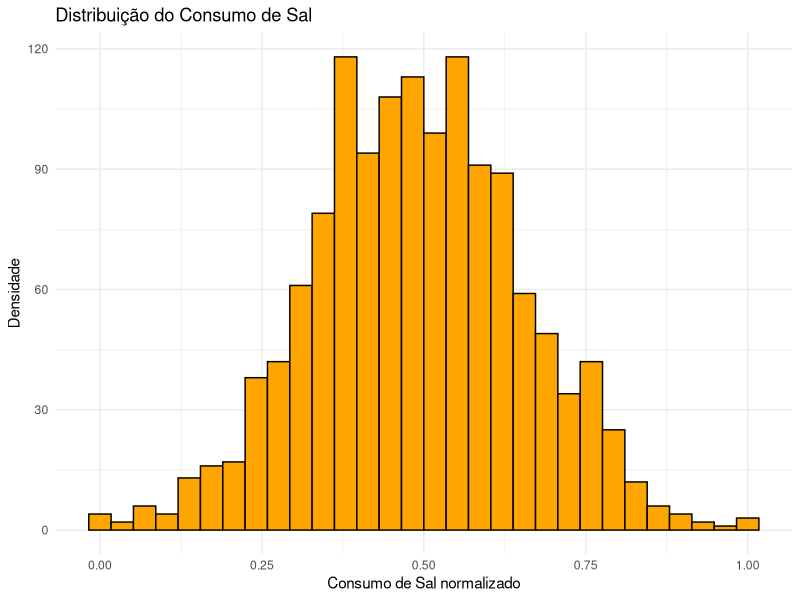
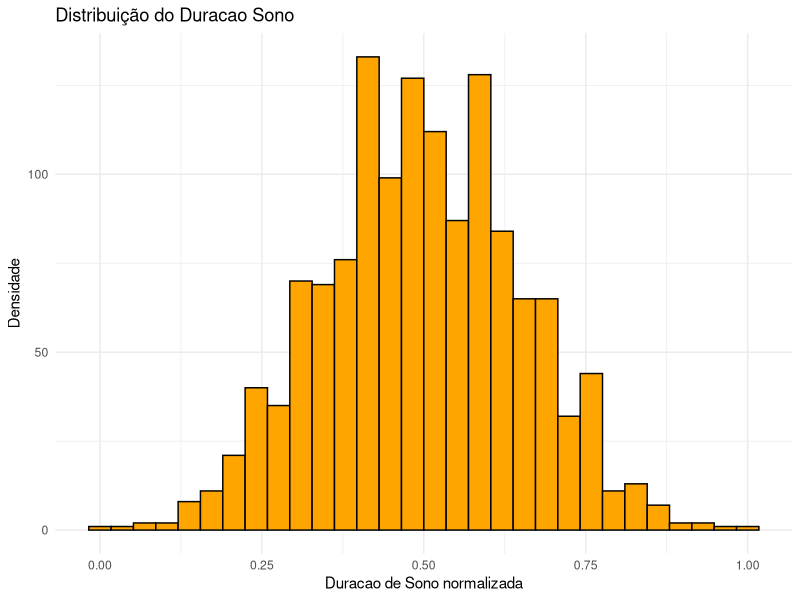
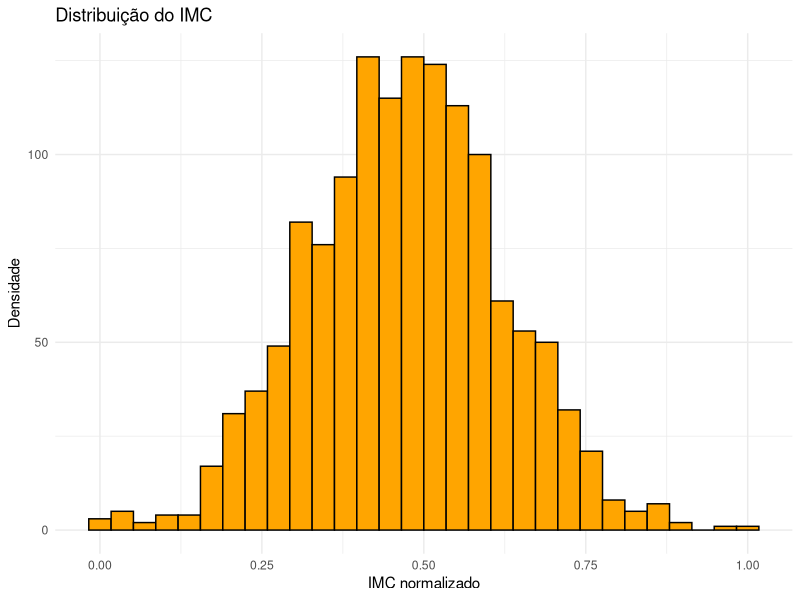
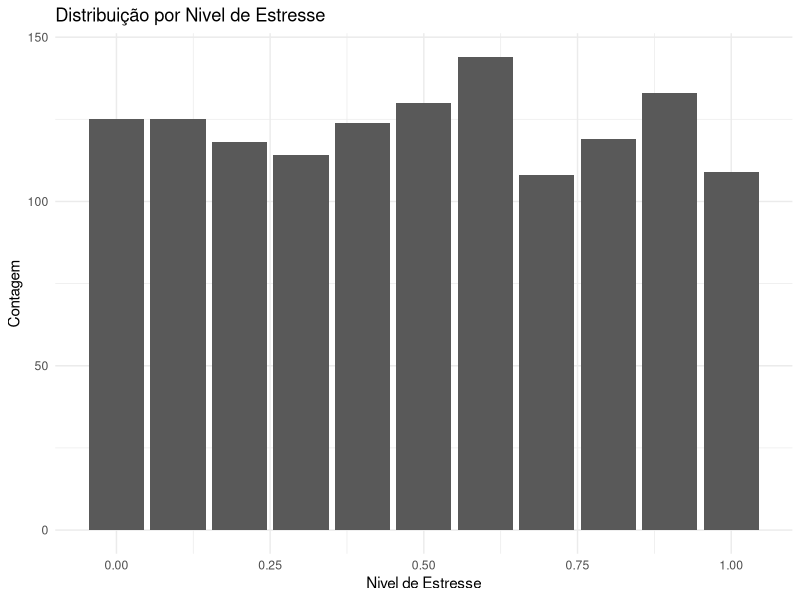
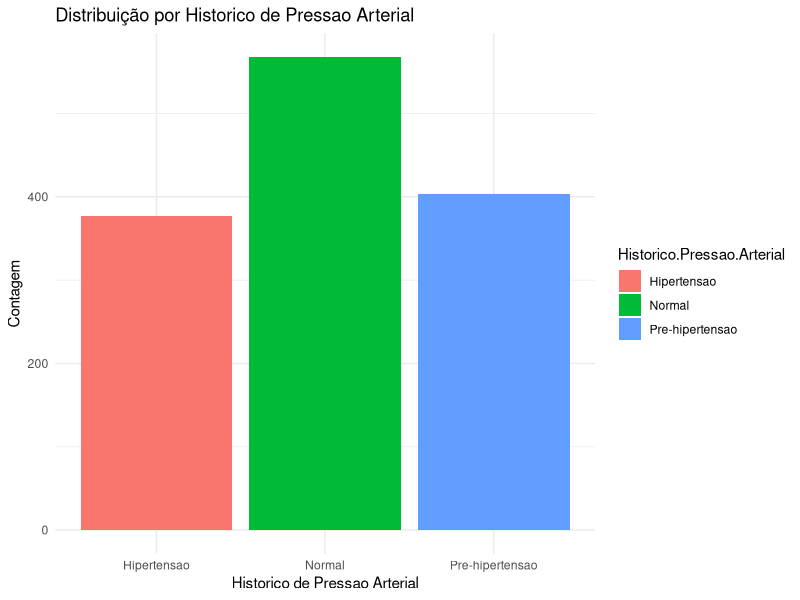
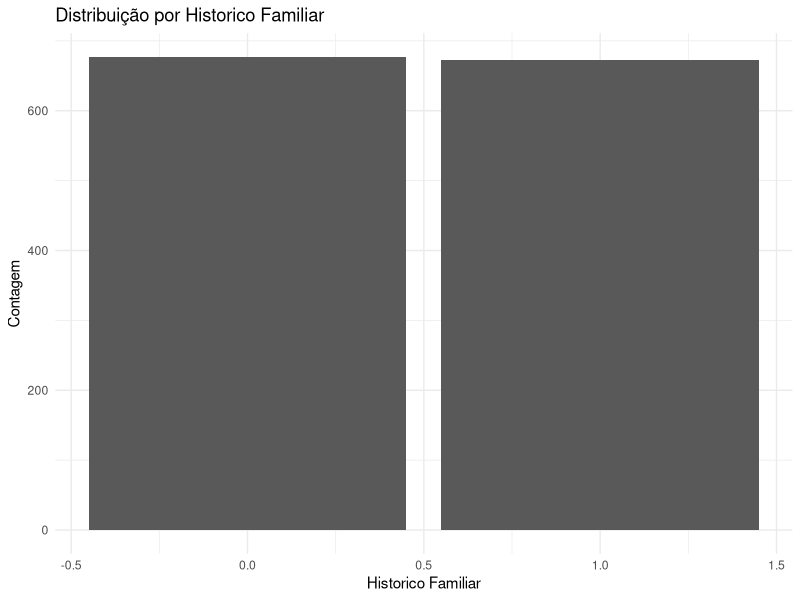
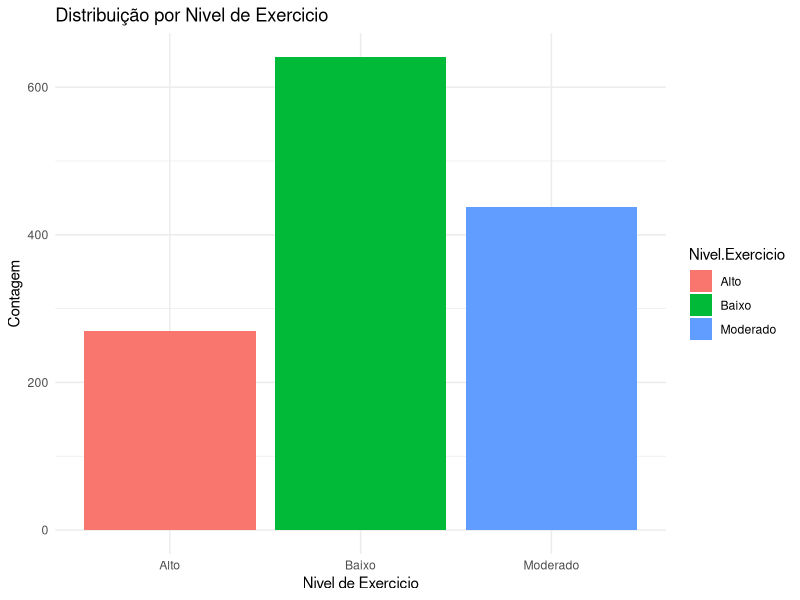
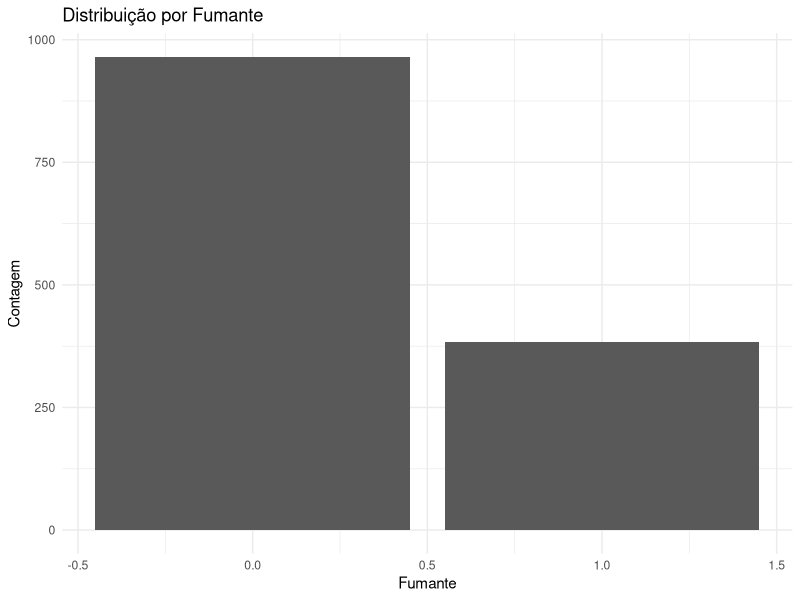

Source code (R) for these figures, in order:
## ---- chunk 1

knitr::opts_chunk$set(
  echo    = TRUE,   # Exibir código nos chunks
  error   = FALSE,  # Ocultar mensagens de erro
  message = FALSE,  # Ocultar mensagens informativas
  warning = FALSE,  # Ocultar avisos
  tidy    = FALSE   # Não reformatar automaticamente o código
)

options(digits = 4) # Definição do número de casas decimais padrão
## ---- chunk 2
# A funcao abaixo auxilia na escrita dos modelos polinomiais. 
# Parametros:
# "real_feature_names": conjunto de features continuas que sera considerado na
#                        criacao do modelo polinomial.
#
# "categorical_feature_names": conjunto de features categoricas que sera 
#                               considerado na  criacao do modelo polinomial. Se
#                                voces desejarem um modelo sem variaveis categoricas
#                               basta nao passar nenhum valor para este parametro
#                               na chamada da funcao
# "target": nome da variável target de interesse
# "degree": numero inteiro que indica ate qual grau polinomial as features continuas
#           em "real_feature_names" serao elevadas. 
#
# A funcao retorna a hipotese ja definida para realizar o treinamento do modelo. 
# Uma ilustracao de uma funcao similar aparece no Ex02.R na linha 490

getHypothesis <- function(real_feature_names, categorical_feature_names=F, target="Has_Hypertension", degree=3){
    
    hypothesis_string <- paste("hypothesis <- formula(", target, " ~ ")
    for(d in 1:degree){
        for(i in 1:length(real_feature_names)){
            hypothesis_string <- paste(hypothesis_string, 
                                       "I(", real_feature_names[i], "^", d, ") + ",
                                       sep = "")
        }
    }
    
    if(typeof(categorical_feature_names) != "logical"){
        for(i in 1:length(categorical_feature_names)){
            hypothesis_string <- paste(hypothesis_string, 
                                       categorical_feature_names[i], " + ",
                                       sep = "")
        } 
    }
    
    
    hypothesis_string <- substr(hypothesis_string, 1, nchar(hypothesis_string)-3)
    hypothesis_string <- paste(hypothesis_string, ")")
    hypothesis <- eval(parse(text=hypothesis_string))
    return(hypothesis)
}
## ---- chunk 3
getLoss <- function(y_true, y_pred){
  y_pred_n <- y_pred[y_true == 0]
  y_pred_p <- y_pred[y_true == 1]
  
  countN <- length(y_pred_n)
  countP <- length(y_pred_p)
  
  eps <- 1e-9  # Constante pequena para estabilidade numérica

  totalLossN <- sum(-log2(1 - y_pred_n + eps))
  
  totalLossP <- sum(-log2(y_pred_p + eps))
  
  avgLossN <- totalLossN / countN
  avgLossP <- totalLossP / countP

  avgLossTotal <- (avgLossN + avgLossP) / 2

  return(c(LossN = avgLossN, LossP = avgLossP, AverageLoss = avgLossTotal))
}
## ---- chunk 4
getRelativeConfusionMatrix <- function(cm){
    cm_absolute = t(cm$table)
    
    cm_relative = cm_absolute
    
    cm_relative[1,1] = cm_absolute[1,1]/sum(cm_absolute[1,])
    cm_relative[1,2] = cm_absolute[1,2]/sum(cm_absolute[1,])
    cm_relative[2,1] = cm_absolute[2,1]/sum(cm_absolute[2,])
    cm_relative[2,2] = cm_absolute[2,2]/sum(cm_absolute[2,])
    
    return(cm_relative)  
}
## ---- chunk 5
calculateMetrics <- function(cm) {
  # Extrai TN, FP, FN, TP da matriz de confusão
  cm <- t(cm)
  
  # Assumindo a estrutura:
  #           Prediction
  # Reference   0     1
  #         0   TN    FP
  #         1   FN    TP
  
  TN <- cm[1, 1]
  FP <- cm[1, 2]
  FN <- cm[2, 1]  
  TP <- cm[2, 2]  
  
  precision <- if (TP + FP == 0) 0 else TP / (TP + FP)
  recall    <- if (TP + FN == 0) 0 else TP / (TP + FN)
  f1        <- if (precision + recall == 0) 0 else (2 * precision * recall) / (precision + recall)
  bal_acc   <- ( (TN / (TN + FP)) + (TP / (TP + FN)) ) / 2
  
  return(c(Precision = precision, Recall = recall, F1 = f1, BalAcc = bal_acc))
}

## Exemplo de uso
# cm <- confusionMatrix(data = as.factor(valPred), reference = as.factor(ValSet$target), positive='1')
# metrics <- calculateMetrics(cm$table)
## ---- chunk 6
# Adicione as bibliotecas necessárias
#library(...)
# install.packages("vcd")
# install.packages("glmnet")
library(ggplot2)
library(vcd)
library(glmnet)
library(caret)
library(corrplot)
library(rpart)        # Árvore de decisão
library(randomForest) # Random Forest
library(reshape2) 

set.seed(42)
## ---- chunk 7
# Carregue o conjunto de dados
dados_treino <- read.csv("T02_train_set.csv")
dados_validacao <- read.csv("T02_valid_set.csv")

# Sumário da base
paste("O dataframe de TREINO possui",nrow(dados_treino),"registros",sep=" ")
paste("summary TREINO:")
summary(dados_treino)

if (any(is.na(dados_treino))) {
  cat("Aviso: Existem valores ausentes no conjunto de validação.\n")
} else {
  cat("Nenhum valor ausente encontrado no conjunto de validação.\n")
}

paste("O dataframe de VALIDAÇÃO possui",nrow(dados_validacao),"registros",sep=" ")
paste("summary VALIDAÇÃO:")
summary(dados_validacao)

if (any(is.na(dados_validacao))) {
  cat("Aviso: Existem valores ausentes no conjunto de validação.\n")
} else {
  cat("Nenhum valor ausente encontrado no conjunto de validação.\n")
}

# Avaliando dados presentes no data set
# class(dados_treino$Consumo.Sal)
# class(dados_treino$Nivel.de.Estresse)
# class(dados_treino$Historico.Pressao.Arterial)
# class(dados_treino$IMC)
# class(dados_treino$Historico.Familiar)
# class(dados_treino$Nivel.Exercicio)
# class(dados_treino$Fumante)
# class(dados_treino$Risco.Hipertensao)
# 
 # head(dados_treino)
# 
# head(dados_validacao)
# 
# class(dados_validacao$Consumo.Sal)
# class(dados_validacao$Nivel.de.Estresse)
# class(dados_validacao$Historico.Pressao.Arterial)
# class(dados_validacao$IMC)
# class(dados_validacao$Historico.Familiar)
# class(dados_validacao$Nivel.Exercicio)
# class(dados_validacao$Fumante)
# class(dados_validacao$Risco.Hipertensao)
# 
# head(dados_validacao)


# Normalização
# Aplicando normalização min-max
treino_normalizado <- dados_treino
validacao_normalizado <- dados_validacao
cols <- c(1, 2, 4, 5)  # índices das colunas numericas que vamos normalizar

min_features <- apply(treino_normalizado[, cols], 2, min)
max_features <- apply(treino_normalizado[, cols], 2, max)
diff         <- max_features - min_features

treino_normalizado[, cols] <- sweep(treino_normalizado[, cols], 2, min_features, "-")
treino_normalizado[, cols] <- sweep(treino_normalizado[, cols], 2, diff, "/")

validacao_normalizado[, cols] <- sweep(validacao_normalizado[, cols], 2, min_features, "-")
validacao_normalizado[, cols] <- sweep(validacao_normalizado[, cols], 2, diff, "/")

summary(validacao_normalizado)

## ---- chunk 8
# Histograma do Consumo de Sal normalizado
ggplot(treino_normalizado, aes(x = Consumo.Sal)) +
  geom_histogram(fill = "orange", color = "black") +
  theme_minimal() +
  labs(title = "Distribuição do Consumo de Sal",
       x = "Consumo de Sal normalizado", y = "Densidade")

# Histograma da Duracao de Sono normalizad
ggplot(treino_normalizado, aes(x = Duracao.Sono)) +
  geom_histogram(fill = "orange", color = "black") +
  theme_minimal() +
  labs(title = "Distribuição do Duracao Sono", x = "Duracao de Sono normalizada", y = "Densidade")

# Histograma do duração do IMC normalizado
ggplot(treino_normalizado, aes(x = IMC)) +
  geom_histogram(fill = "orange", color = "black") +
  theme_minimal() +
  labs(title = "Distribuição do IMC",
       x = "IMC normalizado", y = "Densidade")

# Contagem de ocorrencias por Nivel de Estresse
ggplot(treino_normalizado, aes(x = Nivel.de.Estresse, fill = Nivel.de.Estresse)) +
  geom_bar() +
  theme_minimal() +
  labs(title = "Distribuição por Nivel de Estresse", x = "Nivel de Estresse", y = "Contagem")

# Contagem de ocorrencias por Historico de Pressao Arterial
ggplot(treino_normalizado, aes(x = Historico.Pressao.Arterial, fill = Historico.Pressao.Arterial)) +
  geom_bar() +
  theme_minimal() +
  labs(title = "Distribuição por Historico de Pressao Arterial", x = "Historico de Pressao Arterial", y = "Contagem")

# Contagem de ocorrencias por Historico Familiar
ggplot(treino_normalizado, aes(x = Historico.Familiar, fill = Historico.Familiar)) +
  geom_bar() +
  theme_minimal() +
  labs(title = "Distribuição por Historico Familiar", x = "Historico Familiar", y = "Contagem")

# Contagem de ocorrencias por Nivel de Exercicio
ggplot(treino_normalizado, aes(x = Nivel.Exercicio, fill = Nivel.Exercicio)) +
  geom_bar() +
  theme_minimal() +
  labs(title = "Distribuição por Nivel de Exercicio", x = "Nivel de Exercicio", y = "Contagem")

# Contagem de ocorrencias por Fumante
ggplot(treino_normalizado, aes(x = Fumante, fill = Fumante)) +
  geom_bar() +
  theme_minimal() +
  labs(title = "Distribuição por Fumante", x = "Fumante", y = "Contagem")

ggplot(treino_normalizado, aes(x = Risco.Hipertensao, fill = Risco.Hipertensao)) +
  geom_bar() +
  theme_minimal() +
  labs(title = "Distribuição por Risco.Hipertensao", x = "Risco.Hipertensao", y = "Contagem")
## ---- chunk 9
# Histograma do Consumo de Sal normalizado
ggplot(validacao_normalizado, aes(x = Consumo.Sal)) +
  geom_histogram(fill = "orange", color = "black") +
  theme_minimal() +
  labs(title = "Distribuição do Consumo de Sal",
       x = "Consumo de Sal normalizado", y = "Densidade")

# Histograma da Duracao de Sono normalizad
ggplot(validacao_normalizado, aes(x = Duracao.Sono)) +
  geom_histogram(fill = "orange", color = "black") +
  theme_minimal() +
  labs(title = "Distribuição do Duracao Sono", x = "Duracao de Sono normalizada", y = "Densidade")

# Histograma do duração do IMC normalizado
ggplot(validacao_normalizado, aes(x = IMC)) +
  geom_histogram(fill = "orange", color = "black") +
  theme_minimal() +
  labs(title = "Distribuição do IMC",
       x = "IMC normalizado", y = "Densidade")

# Contagem de ocorrencias por Nivel de Estresse
ggplot(validacao_normalizado, aes(x = Nivel.de.Estresse, fill = Nivel.de.Estresse)) +
  geom_bar() +
  theme_minimal() +
  labs(title = "Distribuição por Nivel de Estresse", x = "Nivel de Estresse", y = "Contagem")

# Contagem de ocorrencias por Historico de Pressao Arterial
ggplot(validacao_normalizado, aes(x = Historico.Pressao.Arterial, fill = Historico.Pressao.Arterial)) +
  geom_bar() +
  theme_minimal() +
  labs(title = "Distribuição por Historico de Pressao Arterial", x = "Historico de Pressao Arterial", y = "Contagem")

# Contagem de ocorrencias por Historico Familiar
ggplot(validacao_normalizado, aes(x = Historico.Familiar, fill = Historico.Familiar)) +
  geom_bar() +
  theme_minimal() +
  labs(title = "Distribuição por Historico Familiar", x = "Historico Familiar", y = "Contagem")

# Contagem de ocorrencias por Nivel de Exercicio
ggplot(validacao_normalizado, aes(x = Nivel.Exercicio, fill = Nivel.Exercicio)) +
  geom_bar() +
  theme_minimal() +
  labs(title = "Distribuição por Nivel de Exercicio", x = "Nivel de Exercicio", y = "Contagem")

# Contagem de ocorrencias por Fumante
ggplot(validacao_normalizado, aes(x = Fumante, fill = Fumante)) +
  geom_bar() +
  theme_minimal() +
  labs(title = "Distribuição por Fumante", x = "Fumante", y = "Contagem")

ggplot(validacao_normalizado, aes(x = Risco.Hipertensao, fill = Risco.Hipertensao)) +
  geom_bar() +
  theme_minimal() +
  labs(title = "Distribuição por Risco.Hipertensao", x = "Risco.Hipertensao", y = "Contagem")

## ---- chunk 10
# One hot encoding para conjunto de TREINO

dados_para_encoding_treino <- treino_normalizado

dados_para_encoding_treino$Historico.Pressao.Arterial <- as.factor(dados_para_encoding_treino$Historico.Pressao.Arterial)
one_hot <- model.matrix(~ Historico.Pressao.Arterial - 1, data = dados_para_encoding_treino)
dados_para_encoding_treino <- cbind(dados_para_encoding_treino, one_hot)
dados_para_encoding_treino$Historico.Pressao.Arterial <- NULL
colnames(dados_para_encoding_treino) <- gsub("-", "_", colnames(dados_para_encoding_treino))

dados_para_encoding_treino$Nivel.Exercicio <- as.factor(dados_para_encoding_treino$Nivel.Exercicio)
one_hot <- model.matrix(~ Nivel.Exercicio - 1, data = dados_para_encoding_treino)
dados_para_encoding_treino <- cbind(dados_para_encoding_treino, one_hot)
dados_para_encoding_treino$Nivel.Exercicio <- NULL
colnames(dados_para_encoding_treino) <- gsub("-", "_", colnames(dados_para_encoding_treino))

# One hot encoding para conjunto de VALIDAÇÃO

dados_para_encoding_validacao <- validacao_normalizado

dados_para_encoding_validacao$Historico.Pressao.Arterial <- as.factor(dados_para_encoding_validacao$Historico.Pressao.Arterial)
one_hot <- model.matrix(~ Historico.Pressao.Arterial - 1, data = dados_para_encoding_validacao)
dados_para_encoding_validacao <- cbind(dados_para_encoding_validacao, one_hot)
dados_para_encoding_validacao$Historico.Pressao.Arterial <- NULL
colnames(dados_para_encoding_validacao) <- gsub("-", "_", colnames(dados_para_encoding_validacao))

dados_para_encoding_validacao$Nivel.Exercicio <- as.factor(dados_para_encoding_validacao$Nivel.Exercicio)
one_hot <- model.matrix(~ Nivel.Exercicio - 1, data = dados_para_encoding_validacao)
dados_para_encoding_validacao <- cbind(dados_para_encoding_validacao, one_hot)
dados_para_encoding_validacao$Nivel.Exercicio <- NULL
colnames(dados_para_encoding_validacao) <- gsub("-", "_", colnames(dados_para_encoding_validacao))
## ---- chunk 11
train_data <- dados_para_encoding_treino
valid_data <- dados_para_encoding_validacao
# nome da coluna que você quer mandar para o fim
coluna <- "Risco.Hipertensao"

# reordenando colunas, de forma que feature de interesse seja a ultima
train_data <- train_data[, c(setdiff(names(train_data), coluna), coluna)]
feature_names <- colnames(train_data)[1:(ncol(train_data) - 1)]

valid_data <- valid_data[, c(setdiff(names(valid_data), coluna), coluna)]

features_continuas <- c("Consumo.Sal", "Duracao.Sono", "IMC")
features_categoricas <- c(
  "Historico.Familiar",
  "Fumante",
  "Nivel.de.Estresse",
  
  "Historico.Pressao.ArterialHipertensao",
  "Historico.Pressao.ArterialNormal",
  "Historico.Pressao.ArterialPre_hipertensao",
  
  "Nivel.ExercicioBaixo",
  "Nivel.ExercicioModerado",
  "Nivel.ExercicioAlto"
)
hypothesis <- getHypothesis(features_continuas, features_categoricas, target = "Risco.Hipertensao", 1)
hypothesis

# Treinamento    
model <- glmnet(train_data[,1:12], train_data$Risco.Hipertensao, family = "binomial", standardize=FALSE, maxit=1e+05, alpha=0, lambda=1e-6)

# Avaliação do Modelo
x_train <- model.matrix(hypothesis, data=train_data)
y_train <- train_data$class

x_valid <- model.matrix(hypothesis, data=valid_data)
y_valid <- valid_data$class

train_pred <- predict(model, newx=x_train[,1:12], type="response")
valid_pred <- predict(model, newx=x_valid[,1:12], type="response")

# De acordo com Threshold = 0.5, atribui valor previsto como verdadeiro ou falso 
train_class_pred <- train_pred
train_class_pred[train_pred >= 0.5] <- 1
train_class_pred[train_pred < 0.5]  <- 0

valid_class_pred <- valid_pred
valid_class_pred[valid_pred >= 0.5] <- 1
valid_class_pred[valid_pred < 0.5]  <- 0

# gera o Loss para as bases de treino e validação
train_losses <- getLoss(train_data$Risco.Hipertensao, train_class_pred)
valid_losses <- getLoss(valid_data$Risco.Hipertensao, valid_class_pred)

cat("Train\n")
print(train_losses)

cat("Valid\n")
print(valid_losses)

# gera matriz de confusão para dados de treino e validação
train_cm <- confusionMatrix(data = as.factor(train_class_pred), reference = as.factor(train_data$Risco.Hipertensao), positive='1')
valid_cm <- confusionMatrix(data = as.factor(valid_class_pred), reference = as.factor(valid_data$Risco.Hipertensao), positive='1')

# Calculando as métricas para o conjunto de treino
train_metrics = calculateMetrics(train_cm$table)

# Calculando as métricas para o conjunto de validação
valid_metrics = calculateMetrics(valid_cm$table)

# Organizando os resultados em um dataframe
results_baseline <- data.frame(
  Train  = train_metrics,
  Valid  = valid_metrics
)

# Formatando os resultados para melhor leitura
results_baseline$Train <- as.numeric(results_baseline$Train)
results_baseline$Valid <- as.numeric(results_baseline$Valid)

# Evitando notação científica na exibição dos resultados
results_baseline$Train <- format(results_baseline$Train, scientific = FALSE)
results_baseline$Valid <- format(results_baseline$Valid, scientific = FALSE)

# Exibindo os resultados
results_baseline
## ---- chunk 12
# Calculando a matriz de correlação
matriz_correlacao <- cor(train_data[,1:5][ , 1:(ncol(train_data[,1:5]) - 1)])

# Ajusta o tamanho do texto para todos os elementos do gráfico
par(cex = 0.8)            

# Plota a matriz de correlação diretamente
corrplot(matriz_correlacao, 
         method = "color", 
         type = "upper",
         addCoef.col = "black", 
         tl.col = "black", 
         tl.srt = 45,           # ângulo dos labels
         number.cex = 0.8)      # tamanho do texto dos coeficientes


## ---- chunk 13
# Instalar o pacote se ainda não tiver
# install.packages("vcd")

categoricas <- dados_treino[, c("Fumante", "Nivel.Exercicio", "Nivel.de.Estresse", "Historico.Familiar","Historico.Pressao.Arterial","Risco.Hipertensao")]

# Função para calcular Cramér's V entre duas variáveis
cramers_v <- function(x, y) {
  tbl <- table(x, y)
  assocstats(tbl)$cramer
}

# Matriz de Cramér's V
matriz_cramer <- outer(1:ncol(categoricas), 1:ncol(categoricas), 
                       Vectorize(function(i,j) cramers_v(categoricas[,i], categoricas[,j])))
colnames(matriz_cramer) <- colnames(categoricas)
rownames(matriz_cramer) <- colnames(categoricas)

matriz_cramer

## ---- chunk 14
# Hipóteses alternativas - polinomial
hypothesis_grau1 <- getHypothesis(features_continuas, features_categoricas, target = "Risco.Hipertensao",1)
hypothesis_grau1

hypothesis_grau2 <- getHypothesis(features_continuas, features_categoricas, target = "Risco.Hipertensao",2)
hypothesis_grau2

hypothesis_grau3 <- getHypothesis(features_continuas, features_categoricas, target = "Risco.Hipertensao",3)
hypothesis_grau3

hypothesis_grau4 <- getHypothesis(features_continuas, features_categoricas, target = "Risco.Hipertensao",4)
hypothesis_grau4

hypothesis_grau5 <- getHypothesis(features_continuas, features_categoricas, target = "Risco.Hipertensao",5)
hypothesis_grau5

hypothesis_grau6 <- getHypothesis(features_continuas, features_categoricas, target = "Risco.Hipertensao",6)
hypothesis_grau6

# Treinamento
formulas <- c(hypothesis_grau1, hypothesis_grau2, hypothesis_grau3, hypothesis_grau4, hypothesis_grau5, hypothesis_grau6)

PrecisionPorGraus <- data.frame(graus=numeric(6), TrainPrecision=numeric(6), ValidPrecision=numeric(6))
RecallPorGraus <- data.frame(graus=numeric(6), TrainRecall=numeric(6), ValidRecall=numeric(6))
LossPorGraus <- data.frame(graus=numeric(6), TrainLoss=numeric(6), ValidLoss=numeric(6))
F1PorGraus  <- data.frame(graus=numeric(6), TrainF1=numeric(6), ValidF1=numeric(6))

i <- 1
for(hypothesis in formulas){  
  
    # Preparar os dados de treinamento e validação
  x_train <- model.matrix(hypothesis, train_data)
  y_train <- train_data$class
  
  x_valid <- model.matrix(hypothesis, valid_data)
  y_valid <- valid_data$class
  
  # Treinamento do modelo
  model <- glmnet(train_data[,1:12], train_data$Risco.Hipertensao, family = "binomial", standardize=FALSE, maxit=1e+05, alpha=0, lambda=1e-6)
  
  # Predicao do modelo
  train_pred <- predict(model, newx=x_train[,1:12], type="response")
  valid_pred <- predict(model, newx=x_valid[,1:12], type="response")
  
  # Transformaçao das predicoes em classes
  train_class_pred                    <- train_pred
  train_class_pred[train_pred >= 0.5] <- 1
  train_class_pred[train_pred < 0.5]  <- 0
  
  valid_class_pred                    <- valid_pred
  valid_class_pred[valid_pred >= 0.5] <- 1
  valid_class_pred[valid_pred < 0.5]  <- 0
  
  # Calcula a loss dos dois conjuntos
  train_losses <- getLoss(train_data$Risco.Hipertensao, train_pred)
  valid_losses <- getLoss(valid_data$Risco.Hipertensao, valid_pred)

  
  # Calcula a matriz de confusão
  train_cm <- confusionMatrix(data=as.factor(train_class_pred), 
                        reference=as.factor(train_data$Risco.Hipertensao), 
                        positive='1')
  
  valid_cm <- confusionMatrix(data=as.factor(valid_class_pred), 
                        reference=as.factor(valid_data$Risco.Hipertensao), 
                        positive='1')
  
  # Calcula métrica de interesse
  train_metrics = calculateMetrics(train_cm$table)
  valid_metrics = calculateMetrics(valid_cm$table)
  
  
  PrecisionPorGraus[i,]  <- c(i, train_metrics["Precision"], valid_metrics["Precision"]) 
  RecallPorGraus[i,]  <- c(i, train_metrics["Recall"], valid_metrics["Recall"]) 
  LossPorGraus[i,] <- c(i, train_losses["AverageLoss"], valid_losses["AverageLoss"])
  F1PorGraus[i,]  <- c(i, train_metrics["F1"], valid_metrics["F1"]) 
  
  i <- i + 1
}
# Curva de viés e variância
# Gráfico da Precisão
PrecisionPorGrausMelt <- melt(PrecisionPorGraus, id="graus") 
p <- ggplot(data=PrecisionPorGrausMelt, aes(x=graus, y=value, colour=variable)) + geom_line() + geom_point()

p <- p + ggtitle("Curva vies/variancia") + ylab("Precision") + scale_x_discrete(name ="graus", limits=as.character(1:length(formulas)))

p + theme(legend.position = c(0.7, 0.50), legend.title = element_blank())

# Gráfico da Recall
RecallPorGrausMelt <- melt(RecallPorGraus, id="graus") 
p <- ggplot(data=RecallPorGrausMelt, aes(x=graus, y=value, colour=variable)) + geom_line() + geom_point()

p <- p + ggtitle("Curva vies/variancia") + ylab("Recall") + scale_x_discrete(name ="graus", limits=as.character(1:length(formulas)))

p + theme(legend.position = c(0.7, 0.50), legend.title = element_blank())

# Gráfico da Loss
LossPorGrausMelt <- melt(LossPorGraus, id="graus") 
p <- ggplot(data=LossPorGrausMelt, aes(x=graus, y=value, colour=variable)) + geom_line() + geom_point()

p <- p + ggtitle("Curva vies/variancia") + ylab("Loss") + scale_x_discrete(name ="graus", limits=as.character(1:length(formulas)))

p + theme(legend.position = c(0.7, 0.50), legend.title = element_blank())

# Gráfico da Acurácia
F1PorGrausMelt <- melt(F1PorGraus, id="graus")  # convert to long format
p <- ggplot(data=F1PorGrausMelt, aes(x=graus, y=value, colour=variable)) + geom_line() + geom_point()

p <- p + ggtitle("Curva vies/variancia") + ylab("F1") + scale_x_discrete(name ="graus", limits=as.character(1:length(formulas)))

p + theme(legend.position = c(0.7, 0.50), legend.title = element_blank())
## ---- chunk 15
# Hipóteses alternativas - polinomial
hypothesis_grau1 <- getHypothesis(features_continuas, features_categoricas, target = "Risco.Hipertensao",1)
hypothesis_grau1

hypothesis_grau2 <- getHypothesis(features_continuas, features_categoricas, target = "Risco.Hipertensao",2)
hypothesis_grau2

hypothesis_grau3 <- getHypothesis(features_continuas, features_categoricas, target = "Risco.Hipertensao",3)
hypothesis_grau3

hypothesis_grau4 <- getHypothesis(features_continuas, features_categoricas, target = "Risco.Hipertensao",4)
hypothesis_grau4

hypothesis_grau5 <- getHypothesis(features_continuas, features_categoricas, target = "Risco.Hipertensao",5)
hypothesis_grau5

hypothesis_grau6 <- getHypothesis(features_continuas, features_categoricas, target = "Risco.Hipertensao",6)
hypothesis_grau6

# Treinamento
formulas <- c(hypothesis_grau1, hypothesis_grau2, hypothesis_grau3, hypothesis_grau4, hypothesis_grau5, hypothesis_grau6)

PrecisionPorGraus <- data.frame(graus=numeric(6), TrainPrecision=numeric(6), ValidPrecision=numeric(6))
RecallPorGraus <- data.frame(graus=numeric(6), TrainRecall=numeric(6), ValidRecall=numeric(6))
LossPorGraus <- data.frame(graus=numeric(6), TrainLoss=numeric(6), ValidLoss=numeric(6))
F1PorGraus  <- data.frame(graus=numeric(6), TrainF1=numeric(6), ValidF1=numeric(6))

i <- 1
for(hypothesis in formulas){  
  
    # Preparar os dados de treinamento e validação
  x_train <- model.matrix(hypothesis, train_data)
  y_train <- train_data$class
  
  x_valid <- model.matrix(hypothesis, valid_data)
  y_valid <- valid_data$class
  
  # Treinamento do modelo
  model <- glmnet(train_data[,1:12], train_data$Risco.Hipertensao, family = "binomial", standardize=FALSE, maxit=1e+05, alpha=0, lambda=1e-6)
  
  # Predicao do modelo
  train_pred <- predict(model, newx=x_train[,1:12], type="response")
  valid_pred <- predict(model, newx=x_valid[,1:12], type="response")
  
  # Transformaçao das predicoes em classes
  train_class_pred                    <- train_pred
  train_class_pred[train_pred >= 0.5] <- 1
  train_class_pred[train_pred < 0.5]  <- 0
  
  valid_class_pred                    <- valid_pred
  valid_class_pred[valid_pred >= 0.5] <- 1
  valid_class_pred[valid_pred < 0.5]  <- 0
  
  # Calcula a loss dos dois conjuntos
  train_losses <- getLoss(train_data$Risco.Hipertensao, train_pred)
  valid_losses <- getLoss(valid_data$Risco.Hipertensao, valid_pred)

  
  # Calcula a matriz de confusão
  train_cm <- confusionMatrix(data=as.factor(train_class_pred), 
                        reference=as.factor(train_data$Risco.Hipertensao), 
                        positive='1')
  
  valid_cm <- confusionMatrix(data=as.factor(valid_class_pred), 
                        reference=as.factor(valid_data$Risco.Hipertensao), 
                        positive='1')
  
  # Calcula métrica de interesse
  train_metrics = calculateMetrics(train_cm$table)
  valid_metrics = calculateMetrics(valid_cm$table)
  
  
  PrecisionPorGraus[i,]  <- c(i, train_metrics["Precision"], valid_metrics["Precision"]) 
  RecallPorGraus[i,]  <- c(i, train_metrics["Recall"], valid_metrics["Recall"]) 
  LossPorGraus[i,] <- c(i, train_losses["AverageLoss"], valid_losses["AverageLoss"])
  F1PorGraus[i,]  <- c(i, train_metrics["F1"], valid_metrics["F1"]) 
  
  i <- i + 1
}
# Curva de viés e variância
# Gráfico da Precisão
PrecisionPorGrausMelt <- melt(PrecisionPorGraus, id="graus") 
p <- ggplot(data=PrecisionPorGrausMelt, aes(x=graus, y=value, colour=variable)) + geom_line() + geom_point()

p <- p + ggtitle("Curva vies/variancia") + ylab("Precision") + scale_x_discrete(name ="graus", limits=as.character(1:length(formulas)))

p + theme(legend.position = c(0.7, 0.50), legend.title = element_blank())

# Gráfico da Recall
RecallPorGrausMelt <- melt(RecallPorGraus, id="graus") 
p <- ggplot(data=RecallPorGrausMelt, aes(x=graus, y=value, colour=variable)) + geom_line() + geom_point()

p <- p + ggtitle("Curva vies/variancia") + ylab("Recall") + scale_x_discrete(name ="graus", limits=as.character(1:length(formulas)))

p + theme(legend.position = c(0.7, 0.50), legend.title = element_blank())

# Gráfico da Loss
LossPorGrausMelt <- melt(LossPorGraus, id="graus") 
p <- ggplot(data=LossPorGrausMelt, aes(x=graus, y=value, colour=variable)) + geom_line() + geom_point()

p <- p + ggtitle("Curva vies/variancia") + ylab("Loss") + scale_x_discrete(name ="graus", limits=as.character(1:length(formulas)))

p + theme(legend.position = c(0.7, 0.50), legend.title = element_blank())

# Gráfico da Acurácia
F1PorGrausMelt <- melt(F1PorGraus, id="graus")  # convert to long format
p <- ggplot(data=F1PorGrausMelt, aes(x=graus, y=value, colour=variable)) + geom_line() + geom_point()

p <- p + ggtitle("Curva vies/variancia") + ylab("F1") + scale_x_discrete(name ="graus", limits=as.character(1:length(formulas)))

p + theme(legend.position = c(0.7, 0.50), legend.title = element_blank())

## ---- chunk 16
# Busca de hiperparâmetros
lambda_values <- c(0.1, 1e-2, 1e-3, 1e-4, 1e-5, 1e-6)

PrecisionPerRegularizationRigde <- data.frame(regularization=numeric(length(lambda_values)), 
                                    TrainPrecision=numeric(length(lambda_values)),
                                    ValPrecision=numeric(length(lambda_values)))
RecallPerRegularizationRigde <- data.frame(regularization=numeric(length(lambda_values)), 
                                    TrainRecall=numeric(length(lambda_values)),
                                    ValRecall=numeric(length(lambda_values)))
LossPerRegularizationRigde <- data.frame(regularization=numeric(length(lambda_values)), 
                                    TrainLoss=numeric(length(lambda_values)),
                                    ValLoss=numeric(length(lambda_values)))

F1PerRegularizationRigde <- data.frame(regularization=numeric(length(lambda_values)), 
                                   TrainF1=numeric(length(lambda_values)),
                                   ValF1=numeric(length(lambda_values)))

# Treinamento
i <- 1
for(l in lambda_values){  
  
  # Preparar os dados de treinamento e validação
  x_train <- model.matrix(hypothesis, train_data)
  
  x_valid <- model.matrix(hypothesis, valid_data)
  
  # Treinamento do modelo
  model <- glmnet(train_data[,1:12], train_data$Risco.Hipertensao, family = "binomial", standardize=FALSE, maxit=1e+05, alpha=0, lambda=l)
  
  # Predicao do modelo
  train_pred <- predict(model, newx=x_train[,1:12], type="response")
  valid_pred <- predict(model, newx=x_valid[,1:12], type="response")
  
  # Transformaçao das predicoes em classes
  train_class_pred                    <- train_pred
  train_class_pred[train_pred >= 0.5] <- 1
  train_class_pred[train_pred < 0.5]  <- 0
  
  valid_class_pred                    <- valid_pred
  valid_class_pred[valid_pred >= 0.5] <- 1
  valid_class_pred[valid_pred < 0.5]  <- 0
  
  # Calcula a loss dos dois conjuntos
  train_losses <- getLoss(train_data$Risco.Hipertensao, train_pred)
  valid_losses <- getLoss(valid_data$Risco.Hipertensao, valid_pred)

  
  # Calcula a matriz de confusão
  train_cm <- confusionMatrix(data=as.factor(train_class_pred), 
                        reference=as.factor(train_data$Risco.Hipertensao), 
                        positive='1')
  
  valid_cm <- confusionMatrix(data=as.factor(valid_class_pred), 
                        reference=as.factor(valid_data$Risco.Hipertensao), 
                        positive='1')
  
  # Calcula métrica de interesse
  train_metrics = calculateMetrics(train_cm$table)
  valid_metrics = calculateMetrics(valid_cm$table)

  PrecisionPerRegularizationRigde[i,] <- c(i, train_metrics["Precision"], valid_metrics["Precision"])
  RecallPerRegularizationRigde[i,] <- c(i, train_metrics["Recall"], valid_metrics["Recall"])
  LossPerRegularizationRigde[i,] <- c(i, train_losses["AverageLoss"], valid_losses["AverageLoss"])
  F1PerRegularizationRigde[i,]  <- c(i, train_metrics["F1"], valid_metrics["F1"]) 
  
  i <- i + 1
}
## ---- chunk 17
# Gráfico da Precisão
PrecisionPerRegularizationRigdeMelt <- melt(PrecisionPerRegularizationRigde, id="regularization") 
p <- ggplot(data=PrecisionPerRegularizationRigdeMelt, aes(x=regularization, y=value, colour=variable)) + geom_line() + geom_point()

p <- p + ggtitle("Curva vies/variancia - Ridge") + ylab("Precisão") + scale_x_discrete(name ="Parametro de regularizacao", limits=c("0.1", "1e-2", "1e-3", "1e-4", "1e-5", "1e-6"))

p + theme(legend.position = c(0.7, 0.50), legend.title = element_blank())

# Gráfico do Recall
RecallPerRegularizationRigdeMelt <- melt(RecallPerRegularizationRigde, id="regularization") 
p <- ggplot(data=RecallPerRegularizationRigdeMelt, aes(x=regularization, y=value, colour=variable)) + geom_line() + geom_point()

p <- p + ggtitle("Curva vies/variancia - Ridge") + ylab("Recall") + scale_x_discrete(name ="Parametro de regularizacao", limits=c("0.1", "1e-2", "1e-3", "1e-4", "1e-5", "1e-6"))

p + theme(legend.position = c(0.7, 0.50), legend.title = element_blank())

# Gráfico da Loss
LossPerRegularizationMelt <- melt(LossPerRegularizationRigde, id="regularization") 
p <- ggplot(data=LossPerRegularizationMelt, aes(x=regularization, y=value, colour=variable)) + geom_line() + geom_point()

p <- p + ggtitle("Curva vies/variancia - Ridge") + ylab("Loss") + scale_x_discrete(name ="Parametro de regularizacao", limits=c("0.1", "1e-2", "1e-3", "1e-4", "1e-5", "1e-6"))

p + theme(legend.position = c(0.7, 0.50), legend.title = element_blank())

# Curva de viés e variância
F1PerRegularizationMelt <- melt(F1PerRegularizationRigde, id="regularization")
p <- ggplot(data=F1PerRegularizationMelt, aes(x=regularization, y=value, colour=variable)) + geom_line() + geom_point()

p <- p + ggtitle("Curva vies/variancia - Ridge") + ylab("F1 Balanced") + scale_x_discrete(name ="Parametro de regularizacao", limits=c("0.1", "1e-2", "1e-3", "1e-4", "1e-5", "1e-6"))

p + theme(legend.position = c(0.7, 0.50), legend.title = element_blank())

# Métricas de avaliação
## ---- chunk 18
# Treinamento    

# não precisamos de one-hot encoding para treinar a árvore de decisão
summary(treino_normalizado)

baseline2 <- rpart(Risco.Hipertensao ~ Consumo.Sal + Nivel.de.Estresse + 
                      Historico.Pressao.Arterial + Duracao.Sono + IMC +
                      Historico.Familiar + Nivel.Exercicio + Fumante, 
                    data=treino_normalizado,
                    method="class",
                    control=rpart.control(minsplit=2, cp=0.0, xval=10),
                    parms=list(split="gini"))

# Avaliação do Modelo 

print(baseline2$cptable)
## ---- chunk 19
# Predicao do modelo

getModelMetrics <- function(model, training_set, validation_set){
  model_train_pred <- predict(model, training_set, type="class")
  model_valid_pred <- predict(model, validation_set, type="class")

  # Calcula a matriz de confusão
  train_cm <- confusionMatrix(data=as.factor(model_train_pred), 
                        reference=as.factor(training_set$Risco.Hipertensao), 
                        positive='1')
  
  valid_cm <- confusionMatrix(data=as.factor(model_valid_pred), 
                        reference=as.factor(validation_set$Risco.Hipertensao), 
                        positive='1')
  
  
  # Calculando as métricas para o conjunto de treino
  train_metrics = calculateMetrics(train_cm$table)
  
  # Calculando as métricas para o conjunto de validação
  valid_metrics = calculateMetrics(valid_cm$table)
  
  # Organizando os resultados em um dataframe
  results <- data.frame(
    Train  = train_metrics,
    Valid  = valid_metrics
  )
  
  # Formatando os resultados para melhor leitura
  results$Train <- as.numeric(results$Train)
  results$Valid <- as.numeric(results$Valid)
  
  # Evitando notação científica na exibição dos resultados
  results$Train <- format(results$Train, scientific = FALSE)
  results$Valid <- format(results$Valid, scientific = FALSE)
  
  # Exibindo os resultados
  list(train_cm=getRelativeConfusionMatrix(train_cm),
       valid_cm=getRelativeConfusionMatrix(valid_cm),
       metrics=results
  )
}


baseline2_metrics <- getModelMetrics(baseline2, treino_normalizado, validacao_normalizado)
baseline2_metrics$train_cm
baseline2_metrics$valid_cm
baseline2_metrics$metrics
## ---- chunk 20
# Busca de hiperparâmetros

depthSearch <- function(formula, training_set, validation_set, max_depth = 20){
  depths <- 1:20
  
  AccPerDepth  <- data.frame(depth=length(depths), 
                             TrainAcc=length(depths), ValidAcc=length(depths))
  F1PerDepth  <- data.frame(depth=length(depths), 
                            TrainF1=length(depths), ValidF1=length(depths))
  RecallPerDepth  <- data.frame(depth=length(depths), 
                              TrainRec=length(depths), ValidRec=length(depths))
  PrecisionPerDepth  <- data.frame(depth=length(depths), 
                            TrainPrec=length(depths), ValidPrec=length(depths))


  for(i in depths){
    depth_tree_model <- rpart(formula, 
                      data=training_set,
                      method="class",
                      control=rpart.control(minsplit=2, cp=0.0, xval=10, maxdepth=i),
                      parms=list(split="gini"))
    
    depth_train_pred <- predict(depth_tree_model, training_set, type="class")
    depth_valid_pred <- predict(depth_tree_model, validation_set, type="class")
  
    # Calcula a matriz de confusão
    depth_train_cm <- confusionMatrix(data=as.factor(depth_train_pred), 
                          reference=as.factor(training_set$Risco.Hipertensao), 
                          positive='1')
    
    depth_valid_cm <- confusionMatrix(data=as.factor(depth_valid_pred), 
                          reference=as.factor(validation_set$Risco.Hipertensao), 
                          positive='1')
    
    
    # Calculando as métricas para o conjunto de treino
    depth_train_metrics = calculateMetrics(depth_train_cm$table)
    
    # Calculando as métricas para o conjunto de validação
    depth_valid_metrics = calculateMetrics(depth_valid_cm$table)
    
    AccPerDepth[i,]  <- c(i, depth_train_metrics["BalAcc"], depth_valid_metrics["BalAcc"])
    F1PerDepth[i,]  <- c(i, depth_train_metrics["F1"], depth_valid_metrics["F1"])
    RecallPerDepth[i,]  <- c(i, depth_train_metrics["Recall"], depth_valid_metrics["Recall"])
    PrecisionPerDepth[i,]  <- c(i, depth_train_metrics["Precision"], depth_valid_metrics["Precision"])
  }
  list(BalAccuracy=AccPerDepth, Precision=PrecisionPerDepth, Recall=RecallPerDepth, F1=F1PerDepth)
}


metricsCurve <- depthSearch(
              formula = Risco.Hipertensao ~ Consumo.Sal + Nivel.de.Estresse + 
                        Historico.Pressao.Arterial + Duracao.Sono + IMC +
                        Historico.Familiar + Nivel.Exercicio + Fumante,
              treino_normalizado,
              validacao_normalizado)

# Treinamento

# Curva de viés e variância

AccPerDepthMelt <- melt(metricsCurve$BalAccuracy, id="depth")
p_acc <- ggplot(data=AccPerDepthMelt, aes(x=depth, y=value, colour=variable)) + geom_line() + geom_point()

p_acc <- p_acc + ggtitle("Curva vies/variancia") + ylab("Acurácia Balanceada") + scale_x_discrete(name="Profundidade", limits=as.character(1:20))

p_acc + theme(legend.position = c(0.2, 0.1), legend.title = element_blank())

F1PerDepthMelt <- melt(metricsCurve$F1, id="depth")
p_f1 <- ggplot(data=F1PerDepthMelt, aes(x=depth, y=value, colour=variable)) + geom_line() + geom_point()

p_f1 <- p_f1 + ggtitle("Curva vies/variancia") + ylab("F1-Score") + scale_x_discrete(name="Profundidade", limits=as.character(1:20))

p_f1 + theme(legend.position = c(0.2, 0.1), legend.title = element_blank())


# Métricas de avaliação

## ---- chunk 21


optimal_depth_tree_model <- rpart(Risco.Hipertensao ~ Consumo.Sal + 
                      Nivel.de.Estresse + Historico.Pressao.Arterial + 
                      Duracao.Sono + IMC + Historico.Familiar + 
                      Nivel.Exercicio + Fumante, 
                    data=treino_normalizado,
                    method="class",
                    control=rpart.control(minsplit=2, cp=0.0, xval=10, maxdepth=5),
                    parms=list(split="gini"))
  
optimal_depth_tree_metrics <- getModelMetrics(optimal_depth_tree_model, treino_normalizado, validacao_normalizado)
optimal_depth_tree_metrics$train_cm
optimal_depth_tree_metrics$valid_cm
optimal_depth_tree_metrics$metrics
## ---- chunk 22
print(baseline2$variable.importance)

# Hipóteses alternativas

alternativo_5melhores_formula <- Risco.Hipertensao ~ Consumo.Sal + Nivel.de.Estresse + 
                  Historico.Pressao.Arterial + Duracao.Sono + IMC

alternativo_3melhores_formula <- Risco.Hipertensao ~ Consumo.Sal + 
              Historico.Pressao.Arterial + Duracao.Sono

alternativo_5piores_formula <- Risco.Hipertensao ~ IMC + Nivel.Exercicio +
              Nivel.de.Estresse + Fumante + Historico.Familiar

# Treinamento


alternativo_5melhores_model <- rpart(alternativo_5melhores_formula, 
                    data=treino_normalizado,
                    method="class",
                    control=rpart.control(minsplit=2, cp=0.0, xval=10, maxdepth=10),
                    parms=list(split="gini"))

alternativo_3melhores_model <- rpart(alternativo_3melhores_formula, 
                    data=treino_normalizado,
                    method="class",
                    control=rpart.control(minsplit=2, cp=0.0, xval=10, maxdepth=10),
                    parms=list(split="gini"))

alternativo_5piores_model <- rpart(alternativo_5piores_formula, 
                    data=treino_normalizado,
                    method="class",
                    control=rpart.control(minsplit=2, cp=0.0, xval=10, maxdepth=10),
                    parms=list(split="gini"))

## ---- chunk 23

alternativo_5melhores_metrics <- getModelMetrics(alternativo_5melhores_model, treino_normalizado, validacao_normalizado)
alternativo_5melhores_metrics$train_cm
alternativo_5melhores_metrics$valid_cm
alternativo_5melhores_metrics$metrics

## ---- chunk 24
alternativo_3melhores_metrics <- getModelMetrics(alternativo_3melhores_model, treino_normalizado, validacao_normalizado)
alternativo_3melhores_metrics$train_cm
alternativo_3melhores_metrics$valid_cm
alternativo_3melhores_metrics$metrics

## ---- chunk 25

alternativo_5piores_metrics <- getModelMetrics(alternativo_5piores_model, treino_normalizado, validacao_normalizado)
alternativo_5piores_metrics$train_cm
alternativo_5piores_metrics$valid_cm
alternativo_5piores_metrics$metrics

## ---- chunk 26


metricsCurve_5melhores <- depthSearch(
              formula = alternativo_5melhores_formula,
              treino_normalizado,
              validacao_normalizado)

# Treinamento

# Curva de viés e variância

AccPerDepthMelt <- melt(metricsCurve$BalAccuracy, id="depth")
p_acc <- ggplot(data=AccPerDepthMelt, aes(x=depth, y=value, colour=variable)) + geom_line() + geom_point()

p_acc <- p_acc + ggtitle("Curva vies/variancia") + ylab("Acurácia Balanceada") + scale_x_discrete(name="Profundidade", limits=as.character(1:20))

p_acc + theme(legend.position = c(0.2, 0.1), legend.title = element_blank())

# Métricas de avaliação
## ---- chunk 27

alternativo_5melhores_maxdepth_model <- rpart(alternativo_5melhores_formula, 
                    data=treino_normalizado,
                    method="class",
                    control=rpart.control(minsplit=2, cp=0.0, xval=10, maxdepth=5),
                    parms=list(split="gini"))

alternativo_5melhores_maxdepth_metrics <- getModelMetrics(alternativo_5melhores_maxdepth_model, treino_normalizado, validacao_normalizado)
alternativo_5melhores_maxdepth_metrics$train_cm
alternativo_5melhores_maxdepth_metrics$valid_cm
alternativo_5melhores_maxdepth_metrics$metrics

## ---- chunk 28
# Busca de hiperparâmetros

treino_normalizado_rf <- treino_normalizado
treino_normalizado_rf$Risco.Hipertensao <- as.factor(treino_normalizado_rf$Risco.Hipertensao)

valid_normalizado_rf <- validacao_normalizado
valid_normalizado_rf$Risco.Hipertensao <- as.factor(valid_normalizado_rf$Risco.Hipertensao)

tree_count <- 1:20

rf_acc <- data.frame(trees=length(tree_count), 
                             TrainAcc=length(tree_count), ValidAcc=length(tree_count))

rf_rec <- data.frame(trees=length(tree_count), 
                             TrainRecall=length(tree_count), ValidRecall=length(tree_count))

# Treinamento
for(trees in tree_count){
  rf_model <- randomForest(Risco.Hipertensao ~ ., 
                         data = treino_normalizado_rf, 
                         tree = trees,
                         maxnodes = 21,
                         mtry = 4) # metade da quantidade de features (floor)
  
  rf_train_pred <- predict(rf_model, treino_normalizado_rf, type="class")
  rf_valid_pred <- predict(rf_model, valid_normalizado_rf, type="class")

  # Calcula a matriz de confusão
  rf_train_cm <- confusionMatrix(data=rf_train_pred, 
                        reference=treino_normalizado_rf$Risco.Hipertensao, 
                        positive='1')
  
  rf_valid_cm <- confusionMatrix(data=rf_valid_pred, 
                        reference=valid_normalizado_rf$Risco.Hipertensao, 
                        positive='1')
  
  
  # Calculando as métricas para o conjunto de treino
  rf_train_metrics = calculateMetrics(rf_train_cm$table)
  
  # Calculando as métricas para o conjunto de validação
  rf_valid_metrics = calculateMetrics(rf_valid_cm$table)
  
  rf_acc[trees,]  <- c(trees, rf_train_metrics["BalAcc"], rf_valid_metrics["BalAcc"])
  rf_rec[trees,]  <- c(trees, rf_train_metrics["Recall"], rf_valid_metrics["Recall"])
}

rf_acc_melt <- melt(rf_acc, id="trees")
rf_gg_acc <- ggplot(data=rf_acc_melt, aes(x=trees, y=value, colour=variable)) + geom_line() + geom_point()

rf_gg_acc <- rf_gg_acc + ggtitle("Curva vies/variancia") + ylab("Acurácia Balanceada") + scale_x_discrete(name="# de árvores", limits=as.character(1:20))

rf_gg_acc + theme(legend.position = c(0.2, 0.1), legend.title = element_blank())


rf_rec_melt <- melt(rf_rec, id="trees")
rf_gg_rec <- ggplot(data=rf_rec_melt, aes(x=trees, y=value, colour=variable)) + geom_line() + geom_point()

rf_gg_rec <- rf_gg_rec + ggtitle("Curva vies/variancia") + ylab("Recall") + scale_x_discrete(name="# de árvores", limits=as.character(1:20))

rf_gg_rec + theme(legend.position = c(0.2, 0.1), legend.title = element_blank())

## ---- chunk 29

optimal_rf_model <- randomForest(Risco.Hipertensao ~ ., 
                         data = treino_normalizado_rf, 
                         tree = 10,
                         maxnodes = 21,
                         mtry = 4) # metade da quantidade de features (floor)

optimal_depth_tree_metrics <- getModelMetrics(optimal_rf_model, treino_normalizado_rf, valid_normalizado_rf)
optimal_depth_tree_metrics$train_cm
optimal_depth_tree_metrics$valid_cm
optimal_depth_tree_metrics$metrics

## ---- chunk 30
# Ingestão de arquivo de teste
dados_teste <- read.csv("T02_test_set.csv")

if (any(is.na(dados_teste))) {
  cat("Aviso: Existem valores ausentes no conjunto de teste\n")
} else {
  cat("Nenhum valor ausente encontrado no conjunto de teste\n")
}

# summary(dados_teste)

cols <- c(1, 2, 4, 5)  # índices das colunas numericas que vamos normalizar
dados_teste_normalizado <- dados_teste
dados_teste_normalizado[, cols] <- sweep(dados_teste[, cols], 2, min_features, "-")
dados_teste_normalizado[, cols] <- sweep(dados_teste[, cols], 2, diff, "/")

dados_teste_normalizado$Risco.Hipertensao <- as.factor(dados_teste_normalizado$Risco.Hipertensao)

# Predição no conjunto de teste

melhor_modelo <- optimal_rf_model
resultado_final <- getModelMetrics(melhor_modelo, valid_normalizado_rf, dados_teste_normalizado)
resultado_final$train_cm
resultado_final$valid_cm
resultado_final$metrics
